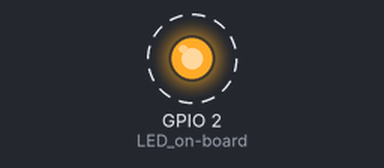
The sketch below on a simulated ESP32. Shown: output pins drawn as LEDs (lit = HIGH). Dashed ring = blinking. What the sketch prints to the serial monitor is not drawn.

Above: at 0.4 s.
Timing chart, 0 to 3.2 s (numbered marks = the images above):
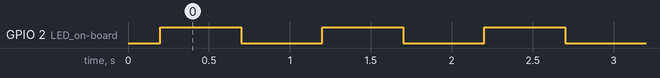

Measured:
- by itself, GPIO 2 (LED_on-board): alternates HIGH for 0.50 s and LOW for 0.50 s

The sketch:

sketch.ino
```cpp
// TESTE 1 — Serial + Blink
void setup() {
  Serial.begin(115200);
  delay(200);
  Serial.println("TESTE 1: Serial OK");
  pinMode(2, OUTPUT); // LED on-board (às vezes não aparece, mas pisca)
}

void loop() {
  static bool s;
  s = !s;
  digitalWrite(2, s);
  Serial.println(millis());
  delay(500);
}
```
